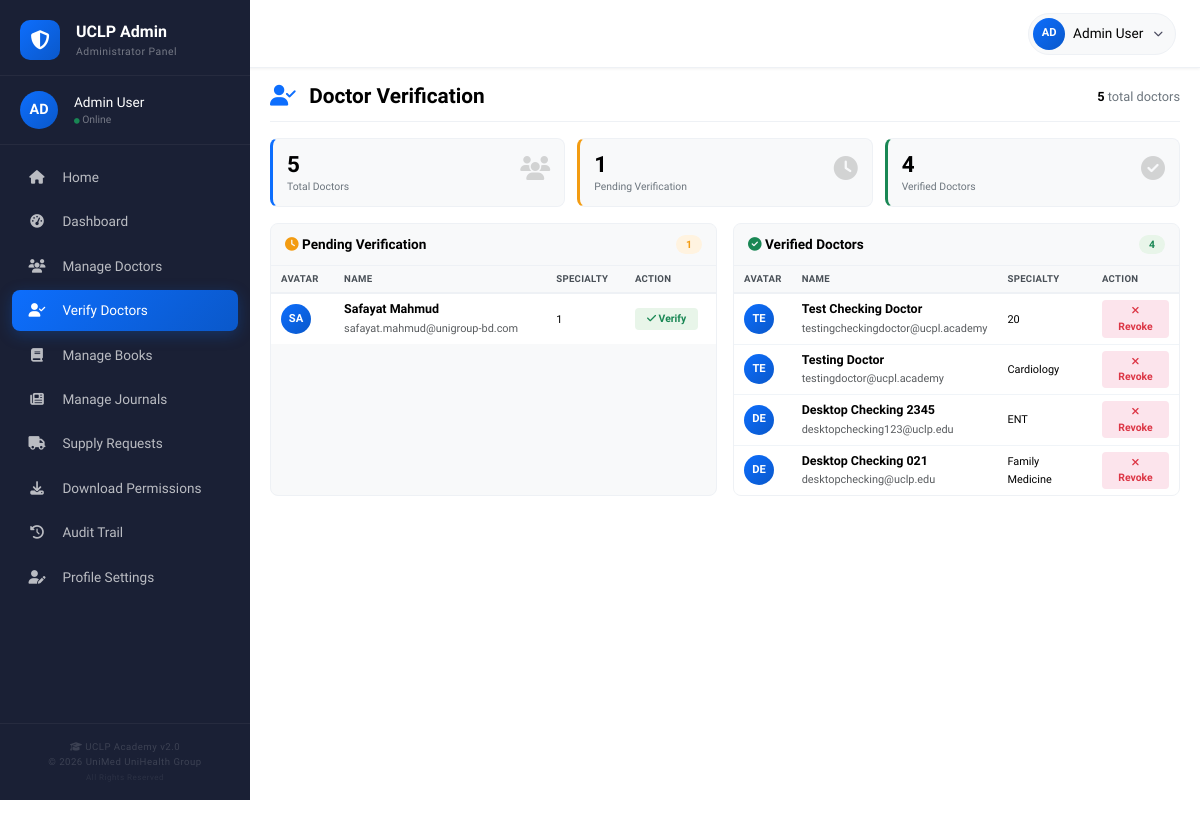
Page /admin/verify_doctor.php (signed in) on the committed database.
### tables this page shows
CREATE TABLE `users` (
  `id` int(11) NOT NULL,
  `user_type` enum('doctor','admin','editor') NOT NULL DEFAULT 'doctor',
  `name` varchar(100) NOT NULL,
  `bmdc_reg_no` varchar(50) DEFAULT NULL,
  `specialty` varchar(100) DEFAULT NULL,
  `hospital_institute` varchar(200) DEFAULT NULL,
  `mobile` varchar(20) DEFAULT NULL,
  `email` varchar(100) NOT NULL,
  `password` varchar(255) NOT NULL,
  `profile_image` varchar(255) DEFAULT 'default.jpg',
  `is_verified` tinyint(1) DEFAULT 0,
  `is_active` tinyint(1) DEFAULT 1,
  `download_limit` int(11) DEFAULT 2,
  `created_at` timestamp NOT NULL DEFAULT current_timestamp(),
  `updated_at` timestamp NULL DEFAULT NULL ON UPDATE current_timestamp()
);

### admin/verify_doctor.php (the view, shortened to what this page needs)
<?php
$db = Database::getInstance()->getConnection();
$pendingDoctors = $db->query("SELECT * FROM users WHERE user_type = 'doctor' AND is_verified = 0 ORDER BY created_at DESC")->fetch_all(MYSQLI_ASSOC);
$verifiedDoctors = $db->query("SELECT * FROM users WHERE user_type = 'doctor' AND is_verified = 1 ORDER BY created_at DESC")->fetch_all(MYSQLI_ASSOC);
$stats = [
    'total' => $db->query("SELECT COUNT(*) as count FROM users WHERE user_type = 'doctor'")->fetch_assoc()['count'],
    'pending' => count($pendingDoctors),
    'verified' => count($verifiedDoctors),
];
?>
<!DOCTYPE html>
<html lang="en">
<head>
    <link href="https://cdn.jsdelivr.net/npm/bootstrap@5.3.0/dist/css/bootstrap.min.css" rel="stylesheet">
    <link rel="stylesheet" href="https://cdnjs.cloudflare.com/ajax/libs/font-awesome/6.4.0/css/all.min.css">
</head>
<body>
    <?php include __DIR__ . '/../includes/admin_nav.php'; ?>
    <div class="container-fluid">
        <div class="row">
            <?php include __DIR__ . '/../includes/admin_sidebar.php'; ?>
            <main class="main-content">
                <div class="page-header">
                    <h1>
                        <i class="fas fa-user-check"></i> Doctor Verification
                    </h1>
                    <span class="total-count">
                        <strong><?php echo $stats['total']; ?></strong> total doctors
                    </span>
                </div>
                <div class="stats-grid">
                    <div class="stat-card border-total">
                        <div class="stat-icon"><i class="fas fa-users"></i></div>
                        <div class="stat-number"><?php echo $stats['total']; ?></div>
                        <div class="stat-label">Total Doctors</div>
                    </div>
                    <div class="stat-card border-pending">
                        <div class="stat-icon"><i class="fas fa-clock"></i></div>
                        <div class="stat-number"><?php echo $stats['pending']; ?></div>
                        <div class="stat-label">Pending Verification</div>
                    </div>
                    <div class="stat-card border-verified">
                        <div class="stat-icon"><i class="fas fa-check-circle"></i></div>
                        <div class="stat-number"><?php echo $stats['verified']; ?></div>
                        <div class="stat-label">Verified Doctors</div>
                    </div>
                </div>
                <div class="doctor-cards-grid">
                    <div class="doctor-card">
                        <div class="card-header">
                            <span><i class="fas fa-clock" style="color: #f39c12;"></i> Pending Verification</span>
                            <span class="badge-count pending"><?php echo $stats['pending']; ?></span>
                        </div>
                        <div class="card-body">
                            <?php if (empty($pendingDoctors)): ?>
                            <div class="empty-state">
                                <div class="icon"><i class="fas fa-check-circle"></i></div>
                                <p>All doctors are verified!</p>
                            </div>
                            <?php else: ?>
                            <table>
                                <thead>
                                    <tr>
                                        <th>Avatar</th>
                                        <th>Name</th>
                                        <th>Specialty</th>
                                        <th>Action</th>
                                    </tr>
                                </thead>
                                <tbody>
                                    <?php foreach ($pendingDoctors as $doctor): ?>
                                    <tr>
                                        <td>
                                            <div class="doctor-avatar-small">
                                                <?php echo strtoupper(substr($doctor['name'], 0, 2)); ?>
                                            </div>
                                        </td>
                                        <td>
                                            <strong><?php echo htmlspecialchars($doctor['name']); ?></strong>
                                            <br><small class="text-muted"><?php echo htmlspecialchars($doctor['email']); ?></small>
                                        </td>
                                        <td><small><?php echo htmlspecialchars($doctor['specialty'] ?? 'N/A'); ?></small></td>
                                        <td>
                                            <form method="POST" action="" class="d-inline">
                                                <button type="submit" name="verify" class="action-btn verify">
                                                    <i class="fas fa-check"></i> Verify
                                                </button>
                                            </form>
                                        </td>
                                    </tr>
                                    <?php endforeach; ?>
                                </tbody>
                            </table>
                            <?php endif; ?>
                        </div>
                    </div>
                    <div class="doctor-card">
                        <div class="card-header">
                            <span><i class="fas fa-check-circle" style="color: #198754;"></i> Verified Doctors</span>
                            <span class="badge-count verified"><?php echo $stats['verified']; ?></span>
                        </div>
                        <div class="card-body">
                            <?php if (empty($verifiedDoctors)): ?>
                            <div class="empty-state">
                                <div class="icon"><i class="fas fa-users" style="color: #6c757d;"></i></div>
                                <p>No verified doctors yet.</p>
                            </div>
                            <?php else: ?>
                            <table>
                                <thead>
                                    <tr>
                                        <th>Avatar</th>
                                        <th>Name</th>
                                        <th>Specialty</th>
                                        <th>Action</th>
                                    </tr>
                                </thead>
                                <tbody>
                                    <?php foreach ($verifiedDoctors as $doctor): ?>
                                    <tr>
                                        <td>
                                            <div class="doctor-avatar-small">
                                                <?php echo strtoupper(substr($doctor['name'], 0, 2)); ?>
                                            </div>
                                        </td>
                                        <td>
                                            <strong><?php echo htmlspecialchars($doctor['name']); ?></strong>
                                            <br><small class="text-muted"><?php echo htmlspecialchars($doctor['email']); ?></small>
                                        </td>
                                        <td><small><?php echo htmlspecialchars($doctor['specialty'] ?? 'N/A'); ?></small></td>
                                        <td>
                                            <form method="POST" action="" class="d-inline">
                                                <button type="submit" name="verify" class="action-btn revoke">
                                                    <i class="fas fa-times"></i> Revoke
                                                </button>
                                            </form>
                                        </td>
                                    </tr>
                                    <?php endforeach; ?>
                                </tbody>
                            </table>
                            <?php endif; ?>
                        </div>
                    </div>
                </div>
            </main>
        </div>
    </div>
</body>
</html>

### admin/verify_doctor.php (style rules this page uses)
* { margin: 0; padding: 0; box-sizing: border-box; }
body { font-family: 'Cambria', Georgia, serif; background: #ffffff; color: #000000; overflow-x: hidden; }
.main-content { margin-left: 250px; padding: 16px 20px 20px; min-height: 100vh; transition: all 0.3s ease; max-width: calc(100% - 250px); overflow-x: hidden; background: #ffffff; }
.page-header { display: flex; justify-content: space-between; align-items: center; flex-wrap: wrap; padding: 0 0 12px 0; border-bottom: 1px solid #eef1f5; margin-bottom: 16px; }
.page-header h1 { font-weight: 700; font-size: 1.3rem; color: #000000; margin: 0; font-family: 'Cambria', Georgia, serif; }
.page-header h1 i { color: #0d6efd; margin-right: 8px; }
.page-header .total-count { font-family: 'Cambria', Georgia, serif; font-size: 0.8rem; color: #6c757d; }
.page-header .total-count strong { color: #000000; }
.stats-grid { display: grid; grid-template-columns: repeat(3, 1fr); gap: 12px; margin-bottom: 16px; }
.stat-card { background: #f8f9fa; border-radius: 8px; padding: 12px 14px; border: 1px solid #eef1f5; transition: all 0.2s ease; }
.stat-card .stat-number { font-size: 1.4rem; font-weight: 700; color: #000000; line-height: 1.2; font-family: 'Cambria', Georgia, serif; }
.stat-card .stat-label { font-size: 0.65rem; color: #6c757d; font-weight: 500; font-family: 'Cambria', Georgia, serif; margin-top: 1px; }
.stat-card .stat-icon { float: right; font-size: 1.5rem; opacity: 0.15; color: #000000; }
.stat-card.border-total { border-left: 3px solid #0d6efd; }
.stat-card.border-pending { border-left: 3px solid #f39c12; }
.stat-card.border-verified { border-left: 3px solid #198754; }
.doctor-cards-grid { display: grid; grid-template-columns: 1fr 1fr; gap: 16px; }
.doctor-card { background: #f8f9fa; border-radius: 8px; border: 1px solid #eef1f5; overflow: hidden; }
.doctor-card .card-header { display: flex; justify-content: space-between; align-items: center; padding: 10px 14px; border-bottom: 1px solid #eef1f5; background: #f8f9fa; font-weight: 700; font-size: 0.85rem; color: #000000; font-family: 'Cambria', Georgia, serif; }
.doctor-card .card-header .badge-count { font-size: 0.65rem; padding: 2px 10px; border-radius: 12px; font-weight: 600; }
.doctor-card .card-header .badge-count.pending { background: #fff3e0; color: #f39c12; }
.doctor-card .card-header .badge-count.verified { background: #e8f5e9; color: #198754; }
.doctor-card .card-body { padding: 0; overflow-x: auto; -webkit-overflow-scrolling: touch; }
.doctor-card .card-body table { margin: 0; font-family: 'Cambria', Georgia, serif; font-size: 0.78rem; width: 100%; min-width: 400px; background: #ffffff; }
.doctor-card .card-body table thead th { background: #f8f9fa; color: #495057; font-weight: 600; border-bottom: 2px solid #eef1f5; padding: 6px 10px; white-space: nowrap; font-size: 0.6rem; text-transform: uppercase; letter-spacing: 0.3px; }
.doctor-card .card-body table tbody td { padding: 6px 10px; vertical-align: middle; border-bottom: 1px solid #f0f4f8; color: #000000; font-size: 0.78rem; }
.doctor-card .card-body table tbody tr:last-child td { border-bottom: none; }
.doctor-avatar-small { width: 30px; height: 30px; border-radius: 50%; background: linear-gradient(135deg, #0d6efd, #0a58ca); color: #fff; display: flex; align-items: center; justify-content: center; font-weight: 700; font-size: 0.7rem; text-transform: uppercase; }
.action-btn { padding: 3px 12px; border-radius: 4px; border: none; font-size: 0.65rem; font-weight: 600; transition: all 0.2s ease; cursor: pointer; text-decoration: none; font-family: 'Cambria', Georgia, serif; display: inline-block; }
.action-btn.verify { background: #e8f5e9; color: #198754; }
.action-btn.revoke { background: #fce4ec; color: #dc3545; }

### rows in the picture
users: name "SA", name "Safayat Mahmud", email "safayat.mahmud@unigroup-bd.com", specialty "1"
users: name "TE", name "Test Checking Doctor", email "testingcheckingdoctor@ucpl.academy", specialty "20"
users: name "TE", name "Testing Doctor", email "testingdoctor@ucpl.academy", specialty "Cardiology"
users: name "DE", name "Desktop Checking 2345", email "desktopchecking123@uclp.edu", specialty "ENT"
users: name "DE", name "Desktop Checking 021", email "desktopchecking@uclp.edu", specialty "Family Medicine"

### other values in the picture
substr($_SESSION['user_name'] ?? 'A', 0, 2) "AD"
$_SESSION['user_name'] "Admin User"
$stats['total'] "5"
$stats['pending'] "1"
$stats['verified'] "4"
